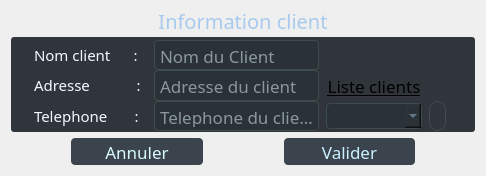
     <widget class="QWidget" name="nouveauVente">
      <layout class="QVBoxLayout" name="verticalLayout_4">
       <item>
        <widget class="QLabel" name="label_38">
         <property name="sizePolicy">
          <sizepolicy hsizetype="Preferred" vsizetype="Preferred">
           <horstretch>0</horstretch>
           <verstretch>0</verstretch>
          </sizepolicy>
         </property>
         <property name="maximumSize">
          <size>
           <width>16777215</width>
           <height>20</height>
          </size>
         </property>
         <property name="font">
          <font>
           <family>Microsoft Tai Le</family>
           <pointsize>15</pointsize>
           <underline>true</underline>
          </font>
         </property>
         <property name="styleSheet">
          <string notr="true">color: rgb(167, 202, 238);</string>
         </property>
         <property name="text">
          <string>Information client</string>
         </property>
         <property name="alignment">
          <set>Qt::AlignCenter</set>
         </property>
        </widget>
       </item>
       <item>
        <widget class="QGroupBox" name="groupBox_18">
         <property name="sizePolicy">
          <sizepolicy hsizetype="Expanding" vsizetype="Expanding">
           <horstretch>0</horstretch>
           <verstretch>0</verstretch>
          </sizepolicy>
         </property>
         <property name="maximumSize">
          <size>
           <width>16777215</width>
           <height>217</height>
          </size>
         </property>
         <property name="styleSheet">
          <string notr="true">background-color: rgb(47, 53, 58);
border-radius :3px;</string>
         </property>
         <property name="title">
          <string/>
         </property>
         <layout class="QGridLayout" name="gridLayout_9">
          <property name="leftMargin">
           <number>17</number>
          </property>
          <property name="topMargin">
           <number>3</number>
          </property>
          <property name="rightMargin">
           <number>29</number>
          </property>
          <property name="bottomMargin">
           <number>1</number>
          </property>
          <property name="horizontalSpacing">
           <number>7</number>
          </property>
          <property name="verticalSpacing">
           <number>0</number>
          </property>
          <item row="0" column="0">
           <widget class="QLabel" name="label_35">
            <property name="sizePolicy">
             <sizepolicy hsizetype="Preferred" vsizetype="Expanding">
              <horstretch>0</horstretch>
              <verstretch>0</verstretch>
             </sizepolicy>
            </property>
            <property name="maximumSize">
             <size>
              <width>16777215</width>
              <height>30</height>
             </size>
            </property>
            <property name="font">
             <font>
              <family>Corbel</family>
              <pointsize>11</pointsize>
              <weight>50</weight>
              <italic>false</italic>
              <bold>false</bold>
             </font>
            </property>
            <property name="styleSheet">
             <string notr="true">color: rgb(243, 249, 255);
font: 11pt &quot;Corbel&quot;;
border-radius :3px;
padding : 2px;</string>
            </property>
            <property name="text">
             <string>Nom client      :</string>
            </property>
           </widget>
          </item>
          <item row="1" column="0">
           <widget class="QLabel" name="label_36">
            <property name="maximumSize">
             <size>
              <width>16777215</width>
              <height>30</height>
             </size>
            </property>
            <property name="font">
             <font>
              <family>Corbel</family>
              <pointsize>11</pointsize>
              <weight>50</weight>
              <italic>false</italic>
              <bold>false</bold>
             </font>
            </property>
            <property name="styleSheet">
             <string notr="true">color: rgb(243, 249, 255);
font: 11pt &quot;Corbel&quot;;
border-radius :3px;
padding : 2px;</string>
            </property>
            <property name="text">
             <string>Adresse            :</string>
            </property>
           </widget>
          </item>
          <item row="2" column="2">
           <widget class="QLineEdit" name="telCl">
            <property name="maximumSize">
             <size>
              <width>16777215</width>
              <height>30</height>
             </size>
            </property>
            <property name="font">
             <font>
              <family>Corbel</family>
              <pointsize>13</pointsize>
             </font>
            </property>
            <property name="styleSheet">
             <string notr="true">#telCl{
color: rgb(231, 255, 254);
border-radius : 4px;
padding :3px;
background-color: rgb(42, 49, 55);
border : 1px solid rgb(61, 77, 77);
}
#telCl:hover{
border : 1px solid rgb(108, 135, 133);
}</string>
            </property>
            <property name="placeholderText">
             <string>Telephone du client</string>
            </property>
           </widget>
          </item>
          <item row="2" column="0">
           <widget class="QLabel" name="label_37">
            <property name="sizePolicy">
             <sizepolicy hsizetype="Preferred" vsizetype="Expanding">
              <horstretch>0</horstretch>
              <verstretch>0</verstretch>
             </sizepolicy>
            </property>
            <property name="maximumSize">
             <size>
              <width>16777215</width>
              <height>30</height>
             </size>
            </property>
            <property name="font">
             <font>
              <family>Corbel</family>
              <pointsize>11</pointsize>
              <weight>50</weight>
              <italic>false</italic>
              <bold>false</bold>
             </font>
            </property>
            <property name="styleSheet">
             <string notr="true">color: rgb(243, 249, 255);
font: 11pt &quot;Corbel&quot;;
border-radius :3px;
padding : 2px;</string>
            </property>
            <property name="text">
             <string>Telephone       :</string>
            </property>
           </widget>
          </item>
          <item row="2" column="3">
           <widget class="QComboBox" name="clientListe">
            <property name="sizePolicy">
             <sizepolicy hsizetype="MinimumExpanding" vsizetype="Expanding">
              <horstretch>0</horstretch>
              <verstretch>0</verstretch>
             </sizepolicy>
            </property>
            <property name="maximumSize">
             <size>
              <width>122</width>
              <height>26</height>
             </size>
            </property>
            <property name="font">
             <font>
              <family>Corbel</family>
              <pointsize>14</pointsize>
             </font>
            </property>
            <property name="styleSheet">
             <string notr="true">#clientListe{
	color: rgb(130, 164, 189);
border-radius : 4px;
padding :3px;
background-color: rgb(42, 49, 55);
border : 1px solid rgb(61, 77, 77);
}
#clientListe:hover{
border : 1px solid rgb(108, 135, 133);
}</string>
            </property>
           </widget>
          </item>
          <item row="2" column="4">
           <widget class="QLabel" name="actualiser">
            <property name="sizePolicy">
             <sizepolicy hsizetype="MinimumExpanding" vsizetype="Preferred">
              <horstretch>0</horstretch>
              <verstretch>0</verstretch>
             </sizepolicy>
            </property>
            <property name="maximumSize">
             <size>
              <width>33</width>
              <height>16777215</height>
             </size>
            </property>
            <property name="font">
             <font>
              <family>Corbel</family>
              <pointsize>11</pointsize>
             </font>
            </property>
            <property name="styleSheet">
             <string notr="true">
#actualiser{
	color: rgb(130, 164, 189);
border-radius :8px;
padding :3px;
image: url(:/img/icon/actualiser.png);
border : 1px solid rgb(61, 77, 77);
}
#actualiser:hover{
border : 1px solid rgb(108, 135, 133);
}</string>
            </property>
            <property name="text">
             <string/>
            </property>
            <property name="alignment">
             <set>Qt::AlignLeading|Qt::AlignLeft|Qt::AlignVCenter</set>
            </property>
           </widget>
          </item>
          <item row="0" column="2">
           <widget class="QLineEdit" name="nomCl">
            <property name="sizePolicy">
             <sizepolicy hsizetype="Expanding" vsizetype="Preferred">
              <horstretch>0</horstretch>
              <verstretch>0</verstretch>
             </sizepolicy>
            </property>
            <property name="maximumSize">
             <size>
              <width>16777215</width>
              <height>30</height>
             </size>
            </property>
            <property name="font">
             <font>
              <family>Corbel</family>
              <pointsize>13</pointsize>
             </font>
            </property>
            <property name="styleSheet">
             <string notr="true">#nomCl{
color: rgb(231, 255, 254);
border-radius : 4px;
padding :3px;
background-color: rgb(42, 49, 55);
border : 1px solid rgb(61, 77, 77);
}
#nomCl:hover{
	color: rgb(5, 255, 247);
border : 1px solid rgb(108, 135, 133);
}</string>
            </property>
            <property name="placeholderText">
             <string>Nom du Client</string>
            </property>
           </widget>
          </item>
          <item row="1" column="2">
           <widget class="QLineEdit" name="adresseCl">
            <property name="sizePolicy">
             <sizepolicy hsizetype="Expanding" vsizetype="Preferred">
              <horstretch>0</horstretch>
              <verstretch>0</verstretch>
             </sizepolicy>
            </property>
            <property name="maximumSize">
             <size>
              <width>16777215</width>
              <height>31</height>
             </size>
            </property>
            <property name="font">
             <font>
              <family>Corbel</family>
              <pointsize>13</pointsize>
             </font>
            </property>
            <property name="styleSheet">
             <string notr="true">#adresseCl{
color: rgb(231, 255, 254);
border-radius : 4px;
padding :3px;
background-color: rgb(42, 49, 55);
border : 1px solid rgb(61, 77, 77);
}
#adresseCl:hover{
border : 1px solid rgb(108, 135, 133);
}</string>
            </property>
            <property name="placeholderText">
             <string>Adresse du client</string>
            </property>
           </widget>
          </item>
          <item row="1" column="3">
           <widget class="QLabel" name="label_15">
            <property name="sizePolicy">
             <sizepolicy hsizetype="Preferred" vsizetype="Expanding">
              <horstretch>0</horstretch>
              <verstretch>0</verstretch>
             </sizepolicy>
            </property>
            <property name="maximumSize">
             <size>
              <width>16777215</width>
              <height>31</height>
             </size>
            </property>
            <property name="font">
             <font>
              <family>Corbel</family>
              <pointsize>13</pointsize>
              <underline>true</underline>
             </font>
            </property>
            <property name="text">
             <string>Liste clients</string>
            </property>
            <property name="alignment">
             <set>Qt::AlignCenter</set>
            </property>
           </widget>
          </item>
         </layout>
        </widget>
       </item>
       <item>
        <widget class="QGroupBox" name="groupBox_20">
         <property name="sizePolicy">
          <sizepolicy hsizetype="Preferred" vsizetype="Preferred">
           <horstretch>0</horstretch>
           <verstretch>0</verstretch>
          </sizepolicy>
         </property>
         <property name="maximumSize">
          <size>
           <width>16777215</width>
           <height>50</height>
          </size>
         </property>
         <property name="styleSheet">
          <string notr="true">border-radius : 2px;</string>
         </property>
         <property name="title">
          <string/>
         </property>
         <layout class="QHBoxLayout" name="horizontalLayout_10">
          <property name="spacing">
           <number>81</number>
          </property>
          <property name="leftMargin">
           <number>60</number>
          </property>
          <property name="topMargin">
           <number>0</number>
          </property>
          <property name="rightMargin">
           <number>60</number>
          </property>
          <property name="bottomMargin">
           <number>0</number>
          </property>
          <item>
           <widget class="QToolButton" name="cancel">
            <property name="sizePolicy">
             <sizepolicy hsizetype="Expanding" vsizetype="Expanding">
              <horstretch>0</horstretch>
              <verstretch>0</verstretch>
             </sizepolicy>
            </property>
            <property name="maximumSize">
             <size>
              <width>16777215</width>
              <height>28</height>
             </size>
            </property>
            <property name="font">
             <font>
              <family>Corbel</family>
              <pointsize>13</pointsize>
             </font>
            </property>
            <property name="styleSheet">
             <string notr="true">#cancel:hover{
	font: 12pt &quot;Corbel&quot;;
border-radius :4px;
	
	background-color: qlineargradient(spread:pad, x1:0.0301508, y1:0.5, x2:0.944, y2:0.55, stop:0.0753769 rgba(6, 82, 96, 52), stop:0.784689 rgba(4, 111, 119, 57));
	color: rgb(27, 253, 238);
}
#cancel{
	color: rgb(216, 250, 255);
border-radius :4px;
background-color: rgb(59, 68, 77);
}</string>
            </property>
            <property name="text">
             <string>Annuler</string>
            </property>
           </widget>
          </item>
          <item>
           <widget class="QToolButton" name="newClient">
            <property name="sizePolicy">
             <sizepolicy hsizetype="MinimumExpanding" vsizetype="Expanding">
              <horstretch>0</horstretch>
              <verstretch>0</verstretch>
             </sizepolicy>
            </property>
            <property name="maximumSize">
             <size>
              <width>16777215</width>
              <height>28</height>
             </size>
            </property>
            <property name="font">
             <font>
              <family>Corbel</family>
              <pointsize>13</pointsize>
             </font>
            </property>
            <property name="styleSheet">
             <string notr="true">
#newClient:hover{
	font: 12pt &quot;Corbel&quot;;
border-radius :4px;
	
	background-color: qlineargradient(spread:pad, x1:0.0301508, y1:0.5, x2:0.944, y2:0.55, stop:0.0753769 rgba(6, 82, 96, 52), stop:0.784689 rgba(4, 111, 119, 57));
	color: rgb(27, 253, 238);
}
#newClient{
	color: rgb(203, 240, 255);
border-radius :4px;
background-color: rgb(59, 68, 77);
}</string>
            </property>
            <property name="text">
             <string>Valider</string>
            </property>
           </widget>
          </item>
         </layout>
        </widget>
       </item>
      </layout>
     </widget>
